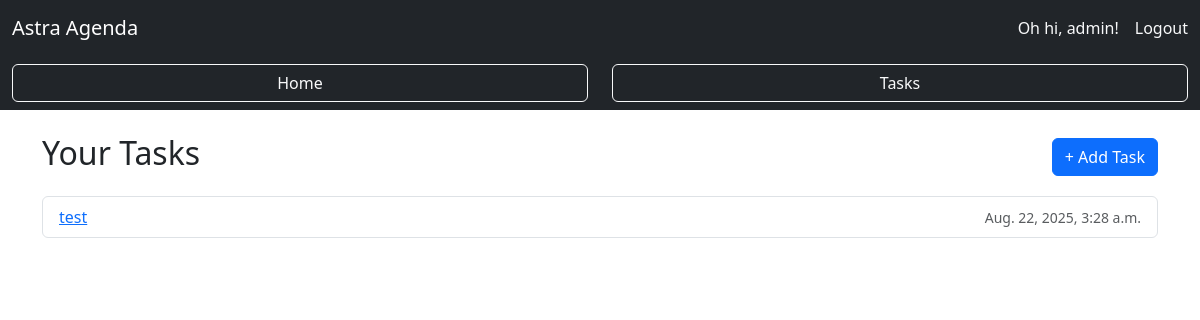
The app's page / (signed in), older data.
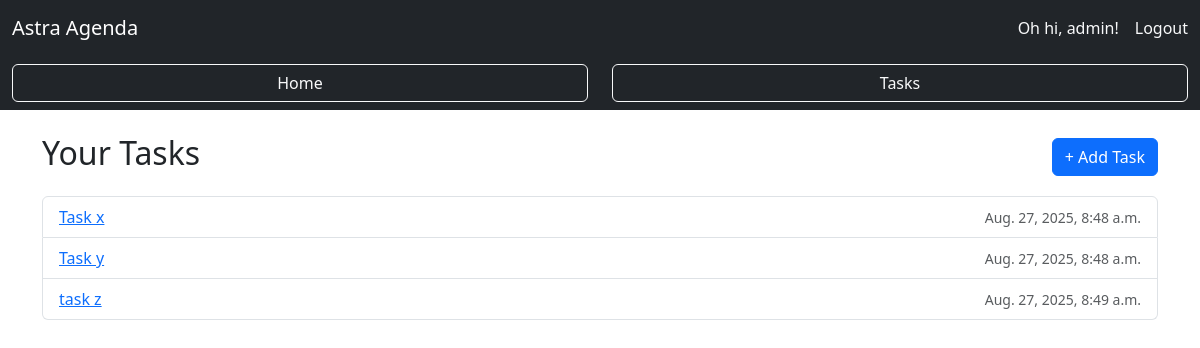
The same page, newer data.
### tasks/models.py (models this page shows, shortened)
class Task(models.Model):
    user = models.ForeignKey(User, on_delete=models.CASCADE, related_name="tasks")
    name = models.CharField(max_length=255)
    description = models.TextField(blank=True)
    deadline = models.DateField(blank=True, null=True)
    completed = models.BooleanField(default=False)
    created_at = models.DateTimeField(auto_now_add=True)

### tasks/views.py (the view)
# urls.py: path("", views.index, name="index"),
@login_required
def index(request):
    tasks = Task.objects.filter(user=request.user).order_by('created_at')
    dependencies = []
    for task in tasks:
        for group in task.dependency_groups.all():
            for dep in group.dependencies.all():
                dependencies.append({
                    'prerequisite_task_id': dep.prerequisite_task.id,
                    'target_task_id': task.id,
                    'group_type': group.group_type
                })
    return render(request, 'tasks/index.html', {
        'tasks': tasks,
        'dependencies': dependencies
    })

### tasks/templates/tasks/index.html
{% extends "tasks/layout.html" %}
{% block body %}
  <div class="d-flex justify-content-between align-items-center mb-3">
    <h2>Your Tasks</h2>
    <a href="{% url 'add_task' %}" class="btn btn-primary">+ Add Task</a>
  </div>
  {% if tasks %}
    <ul class="list-group">
      {% for task in tasks %}
        <li class="list-group-item d-flex justify-content-between align-items-center">
          <a href="{% url 'task_detail' task.id %}">{{ task.name }}</a>
          <small class="text-muted">{{ task.created_at }}</small>
        </li>
      {% endfor %}
    </ul>
  {% else %}
    <p>No tasks yet. Add one!</p>
  {% endif %}
{% endblock %}

### tasks/templates/tasks/layout.html (shortened to what this page needs)
{% load static %}
<!DOCTYPE html>
<html lang="en">
<head>
    <link href="https://cdn.jsdelivr.net/npm/bootstrap@5.3.2/dist/css/bootstrap.min.css" rel="stylesheet">
</head>
<body>
    <nav class="navbar navbar-expand-lg navbar-dark bg-dark mb-0">
        <div class="container-fluid">
            <a class="navbar-brand" href="/">Astra Agenda</a>
            <div class="d-flex ms-auto align-items-center gap-3">
                {% if user.is_authenticated %}
                    <span class="navbar-text text-light mb-0">Oh hi, {{ user.username }}!</span>
                    <a class="nav-link text-light" href="{% url 'logout' %}">Logout</a>
                {% else %}
                    <a class="nav-link text-light" href="{% url 'login' %}">Login</a>
                    <a class="nav-link text-light" href="{% url 'register' %}">Register</a>
                {% endif %}
            </div>
    </nav>
    <div class="container-fluid bg-dark py-2 mb-4">
        <div class="row text-center">
            <div class="col-6">
                <a href="{% url 'index' %}" class="btn btn-outline-light w-100">Home</a>
            </div>
            <div class="col-6">
                <a href="{% url 'tasks' %}" class="btn btn-outline-light w-100">Tasks</a>
            </div>
        </div>
    </div>
    <div class="container">
        {% block body %}
        {% endblock %}
    </div>
</body>
</html>

Row changes from the older to the newer data that the page shows:
removed Task: name "test", created_at "Aug. 22, 2025, 3:28 a.m."
added Task: name "Task x", created_at "Aug. 27, 2025, 8:48 a.m."
added Task: name "Task y", created_at "Aug. 27, 2025, 8:48 a.m."
added Task: name "task z", created_at "Aug. 27, 2025, 8:49 a.m."
